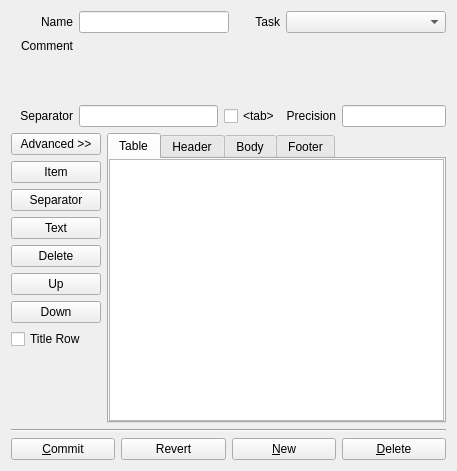
<?xml version="1.0" encoding="UTF-8"?>
<ui version="4.0">
<comment> Copyright (C) 2013 by Pedro Mendes, Virginia Tech Intellectual </comment>
<comment> Properties, Inc., University of Heidelberg, and The University </comment>
<comment> of Manchester. </comment>
<comment> All rights reserved. </comment>

 <comment> All rights reserved. </comment>
 <class>CQReportTemplate</class>
 <widget class="CopasiWidget" name="CQReportTemplate">
  <property name="geometry">
   <rect>
    <x>0</x>
    <y>0</y>
    <width>457</width>
    <height>471</height>
   </rect>
  </property>
  <property name="caption" stdset="0">
   <string>Report</string>
  </property>
  <layout class="QVBoxLayout" name="verticalLayout">
   <item>
    <layout class="QGridLayout" name="gridLayout">
     <item row="0" column="0">
      <widget class="QLabel" name="mpNameLabel">
       <property name="minimumSize">
        <size>
         <width>62</width>
         <height>0</height>
        </size>
       </property>
       <property name="text">
        <string>Name</string>
       </property>
       <property name="alignment">
        <set>Qt::AlignRight|Qt::AlignTrailing|Qt::AlignVCenter</set>
       </property>
       <property name="wordWrap">
        <bool>false</bool>
       </property>
      </widget>
     </item>
     <item row="0" column="1">
      <widget class="QLineEdit" name="mpName">
       <property name="sizePolicy">
        <sizepolicy hsizetype="MinimumExpanding" vsizetype="Fixed">
         <horstretch>0</horstretch>
         <verstretch>0</verstretch>
        </sizepolicy>
       </property>
       <property name="minimumSize">
        <size>
         <width>150</width>
         <height>0</height>
        </size>
       </property>
      </widget>
     </item>
     <item row="0" column="2">
      <widget class="QLabel" name="mpTaskLabel">
       <property name="minimumSize">
        <size>
         <width>45</width>
         <height>0</height>
        </size>
       </property>
       <property name="text">
        <string>Task</string>
       </property>
       <property name="alignment">
        <set>Qt::AlignRight|Qt::AlignTrailing|Qt::AlignVCenter</set>
       </property>
       <property name="wordWrap">
        <bool>false</bool>
       </property>
      </widget>
     </item>
     <item row="0" column="3" colspan="2">
      <widget class="QComboBox" name="mpTaskBox">
       <property name="sizePolicy">
        <sizepolicy hsizetype="MinimumExpanding" vsizetype="Fixed">
         <horstretch>0</horstretch>
         <verstretch>0</verstretch>
        </sizepolicy>
       </property>
       <property name="minimumSize">
        <size>
         <width>150</width>
         <height>0</height>
        </size>
       </property>
      </widget>
     </item>
     <item row="1" column="0">
      <widget class="QLabel" name="mpCommentLabel">
       <property name="minimumSize">
        <size>
         <width>62</width>
         <height>0</height>
        </size>
       </property>
       <property name="text">
        <string>Comment</string>
       </property>
       <property name="alignment">
        <set>Qt::AlignRight|Qt::AlignTop|Qt::AlignTrailing</set>
       </property>
       <property name="wordWrap">
        <bool>false</bool>
       </property>
      </widget>
     </item>
     <item row="1" column="1" colspan="4">
      <widget class="CQNotes" name="mpNotes" native="true">
       <property name="sizePolicy">
        <sizepolicy hsizetype="Preferred" vsizetype="Maximum">
         <horstretch>0</horstretch>
         <verstretch>60</verstretch>
        </sizepolicy>
       </property>
       <property name="minimumSize">
        <size>
         <width>0</width>
         <height>60</height>
        </size>
       </property>
       <property name="maximumSize">
        <size>
         <width>16777215</width>
         <height>60</height>
        </size>
       </property>
      </widget>
     </item>
     <item row="2" column="0">
      <widget class="QLabel" name="mpSeparatorLabel">
       <property name="minimumSize">
        <size>
         <width>62</width>
         <height>0</height>
        </size>
       </property>
       <property name="text">
        <string>Separator</string>
       </property>
       <property name="alignment">
        <set>Qt::AlignRight|Qt::AlignTrailing|Qt::AlignVCenter</set>
       </property>
       <property name="wordWrap">
        <bool>false</bool>
       </property>
      </widget>
     </item>
     <item row="2" column="1" colspan="2">
      <layout class="QHBoxLayout" name="mpSeparatorLayout">
       <item>
        <widget class="QLineEdit" name="mpSeparator">
         <property name="sizePolicy">
          <sizepolicy hsizetype="Expanding" vsizetype="Fixed">
           <horstretch>0</horstretch>
           <verstretch>0</verstretch>
          </sizepolicy>
         </property>
        </widget>
       </item>
       <item>
        <widget class="QCheckBox" name="mpTabCheck">
         <property name="text">
          <string>&lt;tab&gt;</string>
         </property>
        </widget>
       </item>
      </layout>
     </item>
     <item row="2" column="3">
      <widget class="QLabel" name="mpPrecisionLabel">
       <property name="text">
        <string>Precision</string>
       </property>
       <property name="alignment">
        <set>Qt::AlignRight|Qt::AlignTrailing|Qt::AlignVCenter</set>
       </property>
       <property name="wordWrap">
        <bool>false</bool>
       </property>
      </widget>
     </item>
     <item row="2" column="4">
      <widget class="QLineEdit" name="mpPrecision"/>
     </item>
    </layout>
   </item>
   <item>
    <layout class="QHBoxLayout" name="mpHorizontalLayout">
     <item>
      <layout class="QVBoxLayout" name="mpVerticalBtnLayout">
       <item>
        <widget class="QPushButton" name="mpBtnAdvanced">
         <property name="sizePolicy">
          <sizepolicy hsizetype="Preferred" vsizetype="Fixed">
           <horstretch>0</horstretch>
           <verstretch>0</verstretch>
          </sizepolicy>
         </property>
         <property name="minimumSize">
          <size>
           <width>90</width>
           <height>0</height>
          </size>
         </property>
         <property name="maximumSize">
          <size>
           <width>112</width>
           <height>32767</height>
          </size>
         </property>
         <property name="text">
          <string>Advanced &gt;&gt;</string>
         </property>
        </widget>
       </item>
       <item>
        <widget class="QPushButton" name="mpBtnItem">
         <property name="sizePolicy">
          <sizepolicy hsizetype="Preferred" vsizetype="Fixed">
           <horstretch>0</horstretch>
           <verstretch>0</verstretch>
          </sizepolicy>
         </property>
         <property name="maximumSize">
          <size>
           <width>112</width>
           <height>32767</height>
          </size>
         </property>
         <property name="text">
          <string>Item</string>
         </property>
        </widget>
       </item>
       <item>
        <widget class="QPushButton" name="mpBtnSeparator">
         <property name="sizePolicy">
          <sizepolicy hsizetype="Preferred" vsizetype="Fixed">
           <horstretch>0</horstretch>
           <verstretch>0</verstretch>
          </sizepolicy>
         </property>
         <property name="maximumSize">
          <size>
           <width>112</width>
           <height>32767</height>
          </size>
         </property>
         <property name="text">
          <string>Separator</string>
         </property>
        </widget>
       </item>
       <item>
        <widget class="QPushButton" name="mpBtnText">
         <property name="sizePolicy">
          <sizepolicy hsizetype="Preferred" vsizetype="Fixed">
           <horstretch>0</horstretch>
           <verstretch>0</verstretch>
          </sizepolicy>
         </property>
         <property name="maximumSize">
          <size>
           <width>112</width>
           <height>32767</height>
          </size>
         </property>
         <property name="text">
          <string>Text</string>
         </property>
        </widget>
       </item>
       <item>
        <widget class="QPushButton" name="mpBtnDelete">
         <property name="sizePolicy">
          <sizepolicy hsizetype="Preferred" vsizetype="Fixed">
           <horstretch>0</horstretch>
           <verstretch>0</verstretch>
          </sizepolicy>
         </property>
         <property name="maximumSize">
          <size>
           <width>112</width>
           <height>32767</height>
          </size>
         </property>
         <property name="text">
          <string>Delete</string>
         </property>
        </widget>
       </item>
       <item>
        <widget class="QPushButton" name="mpBtnUp">
         <property name="sizePolicy">
          <sizepolicy hsizetype="Preferred" vsizetype="Fixed">
           <horstretch>0</horstretch>
           <verstretch>0</verstretch>
          </sizepolicy>
         </property>
         <property name="maximumSize">
          <size>
           <width>112</width>
           <height>32767</height>
          </size>
         </property>
         <property name="text">
          <string>Up</string>
         </property>
        </widget>
       </item>
       <item>
        <widget class="QPushButton" name="mpBtnDown">
         <property name="sizePolicy">
          <sizepolicy hsizetype="Preferred" vsizetype="Fixed">
           <horstretch>0</horstretch>
           <verstretch>0</verstretch>
          </sizepolicy>
         </property>
         <property name="maximumSize">
          <size>
           <width>112</width>
           <height>32767</height>
          </size>
         </property>
         <property name="text">
          <string>Down</string>
         </property>
        </widget>
       </item>
       <item>
        <widget class="QCheckBox" name="mpTitleCheck">
         <property name="sizePolicy">
          <sizepolicy hsizetype="Preferred" vsizetype="Fixed">
           <horstretch>0</horstretch>
           <verstretch>0</verstretch>
          </sizepolicy>
         </property>
         <property name="maximumSize">
          <size>
           <width>112</width>
           <height>32767</height>
          </size>
         </property>
         <property name="text">
          <string>Title Row</string>
         </property>
        </widget>
       </item>
       <item>
        <spacer name="mpSpacerBtnLayout">
         <property name="orientation">
          <enum>Qt::Vertical</enum>
         </property>
         <property name="sizeType">
          <enum>QSizePolicy::Expanding</enum>
         </property>
         <property name="sizeHint" stdset="0">
          <size>
           <width>20</width>
           <height>16</height>
          </size>
         </property>
        </spacer>
       </item>
      </layout>
     </item>
     <item>
      <widget class="QTabWidget" name="mpReportSectionTab">
       <property name="sizePolicy">
        <sizepolicy hsizetype="MinimumExpanding" vsizetype="MinimumExpanding">
         <horstretch>0</horstretch>
         <verstretch>0</verstretch>
        </sizepolicy>
       </property>
       <property name="minimumSize">
        <size>
         <width>0</width>
         <height>0</height>
        </size>
       </property>
       <property name="currentIndex">
        <number>0</number>
       </property>
       <widget class="QListWidget" name="mpTableList">
        <property name="editTriggers">
         <set>QAbstractItemView::NoEditTriggers</set>
        </property>
        <property name="selectionMode">
         <enum>QAbstractItemView::ExtendedSelection</enum>
        </property>
        <attribute name="title">
         <string>Table</string>
        </attribute>
       </widget>
       <widget class="QListWidget" name="mpHeaderList">
        <property name="editTriggers">
         <set>QAbstractItemView::NoEditTriggers</set>
        </property>
        <property name="selectionMode">
         <enum>QAbstractItemView::ExtendedSelection</enum>
        </property>
        <attribute name="title">
         <string>Header</string>
        </attribute>
       </widget>
       <widget class="QListWidget" name="mpBodyList">
        <property name="editTriggers">
         <set>QAbstractItemView::NoEditTriggers</set>
        </property>
        <property name="selectionMode">
         <enum>QAbstractItemView::ExtendedSelection</enum>
        </property>
        <attribute name="title">
         <string>Body</string>
        </attribute>
       </widget>
       <widget class="QListWidget" name="mpFooterList">
        <property name="editTriggers">
         <set>QAbstractItemView::NoEditTriggers</set>
        </property>
        <property name="selectionMode">
         <enum>QAbstractItemView::ExtendedSelection</enum>
        </property>
        <attribute name="title">
         <string>Footer</string>
        </attribute>
       </widget>
      </widget>
     </item>
    </layout>
   </item>
   <item>
    <widget class="Line" name="line">
     <property name="orientation">
      <enum>Qt::Horizontal</enum>
     </property>
    </widget>
   </item>
   <item>
    <layout class="QHBoxLayout" name="mpHorizontalBtnLayout">
     <item>
      <widget class="QPushButton" name="mpBtnCommit">
       <property name="text">
        <string>&amp;Commit</string>
       </property>
       <property name="shortcut">
        <string>Alt+C</string>
       </property>
      </widget>
     </item>
     <item>
      <widget class="QPushButton" name="mpBtnRevert">
       <property name="text">
        <string>Revert</string>
       </property>
       <property name="shortcut">
        <string/>
       </property>
      </widget>
     </item>
     <item>
      <widget class="QPushButton" name="mpBtnNewReport">
       <property name="text">
        <string>&amp;New</string>
       </property>
       <property name="shortcut">
        <string>Alt+N</string>
       </property>
      </widget>
     </item>
     <item>
      <widget class="QPushButton" name="mpBtnDeleteReport">
       <property name="text">
        <string>&amp;Delete</string>
       </property>
       <property name="shortcut">
        <string>Alt+D</string>
       </property>
      </widget>
     </item>
    </layout>
   </item>
  </layout>
 </widget>
 <layoutdefault spacing="6" margin="11"/>
 <customwidgets>
  <customwidget>
   <class>CopasiWidget</class>
   <extends>QWidget</extends>
   <header>copasi/UI/copasiWidget.h</header>
   <container>1</container>
  </customwidget>
  <customwidget>
   <class>CQNotes</class>
   <extends>QWidget</extends>
   <header>copasi/UI/CQNotes.h</header>
   <container>1</container>
  </customwidget>
 </customwidgets>
 <tabstops>
  <tabstop>mpBtnCommit</tabstop>
  <tabstop>mpBtnRevert</tabstop>
  <tabstop>mpBtnNewReport</tabstop>
  <tabstop>mpBtnDeleteReport</tabstop>
 </tabstops>
 <includes>
  <include location="local">copasi/UI/copasiWidget.h</include>
 </includes>
 <resources/>
 <connections>
  <connection>
   <sender>mpName</sender>
   <signal>textChanged(QString)</signal>
   <receiver>CQReportTemplate</receiver>
   <slot>nameChanged(QString)</slot>
   <hints>
    <hint type="sourcelabel">
     <x>20</x>
     <y>20</y>
    </hint>
    <hint type="destinationlabel">
     <x>20</x>
     <y>20</y>
    </hint>
   </hints>
  </connection>
  <connection>
   <sender>mpTaskBox</sender>
   <signal>activated(QString)</signal>
   <receiver>CQReportTemplate</receiver>
   <slot>taskChanged(QString)</slot>
   <hints>
    <hint type="sourcelabel">
     <x>20</x>
     <y>20</y>
    </hint>
    <hint type="destinationlabel">
     <x>20</x>
     <y>20</y>
    </hint>
   </hints>
  </connection>
  <connection>
   <sender>mpSeparator</sender>
   <signal>textChanged(QString)</signal>
   <receiver>CQReportTemplate</receiver>
   <slot>separatorChanged(QString)</slot>
   <hints>
    <hint type="sourcelabel">
     <x>20</x>
     <y>20</y>
    </hint>
    <hint type="destinationlabel">
     <x>20</x>
     <y>20</y>
    </hint>
   </hints>
  </connection>
  <connection>
   <sender>mpPrecision</sender>
   <signal>textChanged(QString)</signal>
   <receiver>CQReportTemplate</receiver>
   <slot>precisionChanged(QString)</slot>
   <hints>
    <hint type="sourcelabel">
     <x>20</x>
     <y>20</y>
    </hint>
    <hint type="destinationlabel">
     <x>20</x>
     <y>20</y>
    </hint>
   </hints>
  </connection>
  <connection>
   <sender>mpTabCheck</sender>
   <signal>clicked()</signal>
   <receiver>CQReportTemplate</receiver>
   <slot>chkTabClicked()</slot>
   <hints>
    <hint type="sourcelabel">
     <x>20</x>
     <y>20</y>
    </hint>
    <hint type="destinationlabel">
     <x>20</x>
     <y>20</y>
    </hint>
   </hints>
  </connection>
  <connection>
   <sender>mpTitleCheck</sender>
   <signal>clicked()</signal>
   <receiver>CQReportTemplate</receiver>
   <slot>chkTitleClicked()</slot>
   <hints>
    <hint type="sourcelabel">
     <x>20</x>
     <y>20</y>
    </hint>
    <hint type="destinationlabel">
     <x>20</x>
     <y>20</y>
    </hint>
   </hints>
  </connection>
  <connection>
   <sender>mpBtnAdvanced</sender>
   <signal>clicked()</signal>
   <receiver>CQReportTemplate</receiver>
   <slot>btnAdvancedClicked()</slot>
   <hints>
    <hint type="sourcelabel">
     <x>20</x>
     <y>20</y>
    </hint>
    <hint type="destinationlabel">
     <x>20</x>
     <y>20</y>
    </hint>
   </hints>
  </connection>
  <connection>
   <sender>mpBtnItem</sender>
   <signal>clicked()</signal>
   <receiver>CQReportTemplate</receiver>
   <slot>btnItemClicked()</slot>
   <hints>
    <hint type="sourcelabel">
     <x>20</x>
     <y>20</y>
    </hint>
    <hint type="destinationlabel">
     <x>20</x>
     <y>20</y>
    </hint>
   </hints>
  </connection>
  <connection>
   <sender>mpBtnSeparator</sender>
   <signal>clicked()</signal>
   <receiver>CQReportTemplate</receiver>
   <slot>btnSeparatorClicked()</slot>
   <hints>
    <hint type="sourcelabel">
     <x>20</x>
     <y>20</y>
    </hint>
    <hint type="destinationlabel">
     <x>20</x>
     <y>20</y>
    </hint>
   </hints>
  </connection>
  <connection>
   <sender>mpBtnText</sender>
   <signal>clicked()</signal>
   <receiver>CQReportTemplate</receiver>
   <slot>btnTextClicked()</slot>
   <hints>
    <hint type="sourcelabel">
     <x>20</x>
     <y>20</y>
    </hint>
    <hint type="destinationlabel">
     <x>20</x>
     <y>20</y>
    </hint>
   </hints>
  </connection>
  <connection>
   <sender>mpBtnDelete</sender>
   <signal>clicked()</signal>
   <receiver>CQReportTemplate</receiver>
   <slot>btnDeleteClicked()</slot>
   <hints>
    <hint type="sourcelabel">
     <x>20</x>
     <y>20</y>
    </hint>
    <hint type="destinationlabel">
     <x>20</x>
     <y>20</y>
    </hint>
   </hints>
  </connection>
  <connection>
   <sender>mpBtnUp</sender>
   <signal>clicked()</signal>
   <receiver>CQReportTemplate</receiver>
   <slot>btnUpClicked()</slot>
   <hints>
    <hint type="sourcelabel">
     <x>20</x>
     <y>20</y>
    </hint>
    <hint type="destinationlabel">
     <x>20</x>
     <y>20</y>
    </hint>
   </hints>
  </connection>
  <connection>
   <sender>mpBtnDown</sender>
   <signal>clicked()</signal>
   <receiver>CQReportTemplate</receiver>
   <slot>btnDownClicked()</slot>
   <hints>
    <hint type="sourcelabel">
     <x>20</x>
     <y>20</y>
    </hint>
    <hint type="destinationlabel">
     <x>20</x>
     <y>20</y>
    </hint>
   </hints>
  </connection>
  <connection>
   <sender>mpBtnCommit</sender>
   <signal>clicked()</signal>
   <receiver>CQReportTemplate</receiver>
   <slot>btnCommitClicked()</slot>
   <hints>
    <hint type="sourcelabel">
     <x>20</x>
     <y>20</y>
    </hint>
    <hint type="destinationlabel">
     <x>20</x>
     <y>20</y>
    </hint>
   </hints>
  </connection>
  <connection>
   <sender>mpBtnRevert</sender>
   <signal>clicked()</signal>
   <receiver>CQReportTemplate</receiver>
   <slot>btnRevertClicked()</slot>
   <hints>
    <hint type="sourcelabel">
     <x>20</x>
     <y>20</y>
    </hint>
    <hint type="destinationlabel">
     <x>20</x>
     <y>20</y>
    </hint>
   </hints>
  </connection>
  <connection>
   <sender>mpBtnNewReport</sender>
   <signal>clicked()</signal>
   <receiver>CQReportTemplate</receiver>
   <slot>btnNewReportClicked()</slot>
   <hints>
    <hint type="sourcelabel">
     <x>20</x>
     <y>20</y>
    </hint>
    <hint type="destinationlabel">
     <x>20</x>
     <y>20</y>
    </hint>
   </hints>
  </connection>
  <connection>
   <sender>mpBtnDeleteReport</sender>
   <signal>clicked()</signal>
   <receiver>CQReportTemplate</receiver>
   <slot>btnDeleteReportClicked()</slot>
   <hints>
    <hint type="sourcelabel">
     <x>20</x>
     <y>20</y>
    </hint>
    <hint type="destinationlabel">
     <x>20</x>
     <y>20</y>
    </hint>
   </hints>
  </connection>
 </connections>
</ui>
